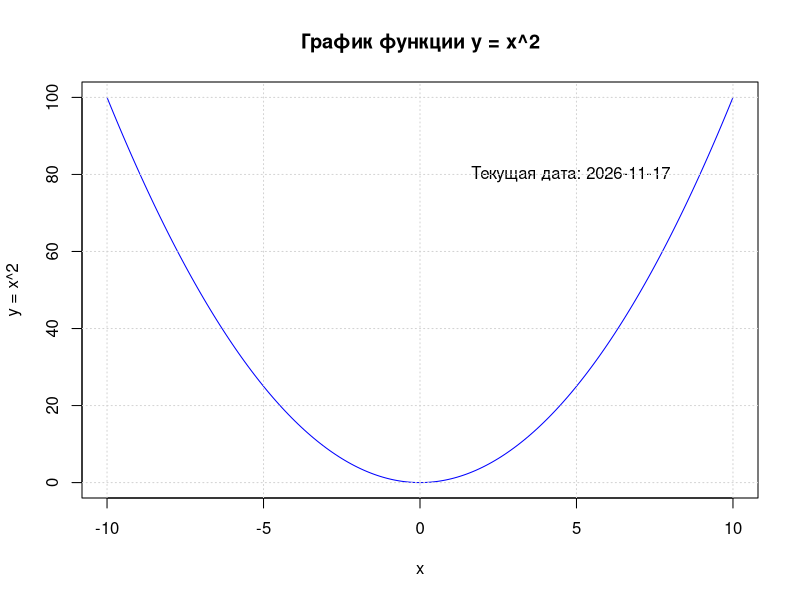

Write R code to recreate this figure. (Note: a time limit stopped this script after it produced the figure.)
#задание 1

# Установка текущей даты
current_date <- Sys.Date()

# Создание диапазона значений x
x <- seq(-10, 10, by = 0.1)

# Вычисление значений функции y = x^2
y <- x^2

# Построение графика функции y = x^2
plot(x, y, type = "l", col = "blue", xlab = "x", ylab = "y = x^2", main = "График функции y = x^2")

# Нанесение текущей даты на график
text(8, 80, paste("Текущая дата:", current_date), adj = 1)

# Добавление сетки
grid()

#задание 2
 ##первое подзадание
# Функция для ввода данных об успеваемости студентов
input_grades <- function() {
  students <- c("Student1", "Student2", "Student3", "Student4")
  subjects <- c("Math", "Physics", "Chemistry")
  grades <- matrix(nrow=length(students), ncol=length(subjects))
  
  for (i in 1:length(students)) {
    for (j in 1:length(subjects)) {
      repeat {
        grade <- as.numeric(readline(paste("Введите оценку для", students[i], "по предмету", subjects[j], ": ")))
        if (!is.na(grade) && grade >= 0 && grade <= 100) {
          grades[i, j] <- grade
          break
        } else {
          cat("Пожалуйста, введите корректную оценку (число от 0 до 100).\n")
        }
      }
    }
  }
  
  colnames(grades) <- subjects
  rownames(grades) <- students
  return(grades)
}

# Ввод данных
grades <- input_grades()

# Выводим данные для проверки
print("Данные об успеваемости студентов:")
print(grades)

# Извлекаем данные успеваемости третьего студента
student3_grades <- grades[3, ]

# Построение круговой диаграммы успеваемости третьего студента
pie(student3_grades, labels = names(student3_grades), main = "Успеваемость третьего студента")

 ##второе подзадание

if ("plotrix" %in% installed.packages() == FALSE) {
  install.packages("plotrix")
}



# Ввод количества студентов и предметов
num_students <- as.integer(readline("Введите количество студентов (до 5): "))
num_subjects <- as.integer(readline("Введите количество предметов (до 25): "))

# Проверка на допустимость введенных значений
if (num_students <= 0 || num_students > 5 || num_subjects <= 0 || num_subjects > 25) {
  cat("Недопустимое количество студентов или предметов. Введите значения от 1 до 5 для студентов и от 1 до 25 для предметов.\n")
  quit(save = "no", status = 1)
}

# Создание списка студентов
students <- paste("Студент", 1:num_students)

# Создание списка дисциплин
subjects <- paste("Предмет", 1:num_subjects)

# Создание матрицы для хранения данных об успеваемости
grades <- matrix(0, nrow = num_students, ncol = num_subjects)

# Ввод данных об успеваемости
for (i in 1:num_students) {
  cat("Введите оценки для", students[i], "\n")
  for (j in 1:num_subjects) {
    grade <- as.numeric(readline(paste("Оценка по", subjects[j], ": ")))
    grades[i, j] <- grade
  }
}

# Вывод данных об успеваемости
print("Данные об успеваемости:")
print(grades)

# Построение круговой диаграммы успеваемости для третьего студента
library(plotrix)  # Подключение библиотеки для построения круговых диаграмм

student_index <- 3  # Индекс третьего студента
grades_student <- grades[student_index, ]
pie(grades_student, labels = subjects, main = paste("Успеваемость", students[student_index]))

#задание 3

# Определяем функцию
f <- function(x) {
  (3*x^2 - 30*x + 74.417) / (x - 5)
}

# Определяем числитель функции
numerator <- function(x) {
  3*x^2 - 30*x + 74.417
}

# Находим корни числителя
numerator_roots <- polyroot(c(74.417, -30, 3))

# Определяем производную функции
f_prime <- function(x) {
  u <- 3*x^2 - 30*x + 74.417
  v <- x - 5
  u_prime <- 6*x - 30
  v_prime <- 1
  (u_prime * v - u * v_prime) / (v^2)
}

# Определяем производную числителя
numerator_prime <- function(x) {
  6*x - 30
}

# Найдем экстремумы функции
# Нам нужно найти корни производной
root_intervals <- function(f_prime, intervals) {
  roots <- c()
  for (interval in intervals) {
    try({
      root <- uniroot(f_prime, interval)$root
      roots <- c(roots, root)
    }, silent = TRUE)
  }
  return(roots)
}

# Интервалы для поиска корней производной
intervals <- list(c(-10, 4), c(6, 20))
extrema <- root_intervals(numerator_prime, intervals)

# Построение графиков
x_vals <- seq(0, 10, length.out = 1000)
y_vals <- f(x_vals)
y_prime_vals <- f_prime(x_vals)

# График функции
plot(x_vals, y_vals, type="l", col="blue", lwd=2, main="График функции f(x)", ylab="f(x)", xlab="x")
abline(h=0, col="red", lty=2)

# График производной функции
plot(x_vals, y_prime_vals, type="l", col="green", lwd=2, main="График производной f'(x)", ylab="f'(x)", xlab="x")
abline(h=0, col="red", lty=2)

# Выводим нули функции
cat("Нули функции (числитель):", numerator_roots, "\n")

# Выводим экстремальные точки (нули производной функции)
cat("Экстремальные точки (нули производной функции):", extrema, "\n")


#задание 4
f <- function(x) {
  x^3 - 18*x^2 + 106.25*x - 205.5
}


f_prime <- function(x) {
  3*x^2 - 36*x + 106.25
}


x <- seq(0, 30, length=100)
y <- seq(-200, 200, length=100)
z <- outer(x, y, function(x, y) f(x))
z_prime <- outer(x, y, function(x, y) f_prime(x))

#построение контуров функции f(x) и производной f'(x)
contour(x, y, z, levels=0, drawlabels=FALSE, xlab='X', ylab='f(x)', main='Contour of f(x)')
contour(x, y, z_prime, levels=0, drawlabels=FALSE, xlab='X', ylab="f'(x)", main='Contour of f\'(x)')



#построение 3D поверхности функции f(x) и производной f'(x)
persp(x, y, z, theta = 30, phi = 30, expand = 0.5, col = 'lightblue', xlab = 'X', ylab = 'Y', zlab = 'f(x)', main = '3D Surface of f(x)')
persp(x, y, z_prime, theta = 30, phi = 30, expand = 0.5, col = 'lightblue', xlab = 'X', ylab = 'Y', zlab = "f'(x)", main = "3D Surface of f'(x)")
#задание 5
plot_elliptical_cylinder <- function() {
  # Ввод параметров пользователем
  a <- as.numeric(readline(prompt = "Введите значение для радиуса a: "))
  b <- as.numeric(readline(prompt = "Введите значение для радиуса b: "))
  height <- as.numeric(readline(prompt = "Введите значение для высоты: "))
  
  # Проверка на корректность введенных данных
  if (is.na(a) || is.na(b) || is.na(height)) {
    cat("Ошибка: Введите числовые значения для радиусов a и b, а также для высоты.\n")
    return(NULL)
  }
  
  # Создаем сетку координат для эллипса
  u <- seq(0, 2 * pi, length.out = 100)
  v <- seq(0, 2 * pi, length.out = 100)
  
  # Вычисляем координаты X, Y и Z для эллиптического цилиндра
  x <- outer(a * cos(u), b * cos(v))
  y <- outer(a * sin(u), b * cos(v))
  z <- outer(rep(height, length(u)), b * sin(v))
  
  # Построение 3D графика эллиптического цилиндра
  persp(x, y, z, theta = 30, phi = 30, expand = 0.5, col = 'lightblue', 
        xlab = 'X', ylab = 'Y', zlab = 'Z', main = '3D Surface of Elliptical Cylinder')
}

# Пример использования функции
plot_elliptical_cylinder()


#задание 6
plot_hyperbolic_cylinder <- function() {
  # Ввод параметров пользователем
  a <- as.numeric(readline(prompt = "Введите значение для параметра a: "))
  b <- as.numeric(readline(prompt = "Введите значение для параметра b: "))
  height <- as.numeric(readline(prompt = "Введите значение для высоты: "))
  
  # Проверка на корректность введенных данных
  if (is.na(a) || is.na(b) || is.na(height)) {
    cat("Ошибка: Введите числовые значения для параметров a, b и высоты.\n")
    return(NULL)
  }
  
  # Создаем сетку координат для гиперболы
  u <- seq(-pi, pi, length.out = 100)
  v <- seq(-pi, pi, length.out = 100)
  
  # Вычисляем координаты X, Y и Z для гиперболического цилиндра
  x <- outer(a * cosh(u), b * sinh(v))
  y <- outer(a * sinh(u), b * cosh(v))
  z <- outer(rep(height, length(u)), v)
  
  # Построение 3D графика гиперболического цилиндра
  persp(x, y, z, theta = 30, phi = 30, expand = 0.5, col = 'lightblue', 
        xlab = 'X', ylab = 'Y', zlab = 'Z', main = '3D Surface of Hyperbolic Cylinder')
}

# Пример использования функции
plot_hyperbolic_cylinder()

#задание 7
# Определяем функцию для построения гиперболоида
plot_hyperboloid <- function(a, b, c) {
  # Определяем сетку значений для x и y
  x <- seq(-2 * a, 2 * a, length.out = 100)
  y <- seq(-2 * b, 2 * b, length.out = 100)
  
  # Создаем массивы для хранения значений z
  z_pos <- matrix(NA, nrow = length(x), ncol = length(y))
  z_neg <- matrix(NA, nrow = length(x), ncol = length(y))
  
  # Вычисляем значения z для верхней и нижней частей гиперболоида
  for (i in 1:length(x)) {
    for (j in 1:length(y)) {
      value <- (x[i]^2 / a^2 + y[j]^2 / b^2 - 1)
      if (value >= 0) {
        z_pos[i, j] <- sqrt(value * c^2)
        z_neg[i, j] <- -sqrt(value * c^2)
      }
    }
  }
  
  # Убираем NA значения и заменяем их на 0 для корректного отображения
  z_pos[is.na(z_pos)] <- 0
  z_neg[is.na(z_neg)] <- 0
  
  # Построение 3D графика гиперболоида
  persp(x, y, z_pos, theta = 30, phi = 30, expand = 0.5, col = 'lightblue', xlab = "X", ylab = "Y", zlab = "Z", main = "Однополостный гиперболоид (верхняя часть)")
  
  # Открытие нового окна графика для нижней части гиперболоида
  dev.new()
  persp(x, y, z_neg, theta = 30, phi = 30, expand = 0.5, col = 'lightblue', xlab = "X", ylab = "Y", zlab = "Z", main = "Однополостный гиперболоид (нижняя часть)")
}

# Ввод параметров пользователем
a <- as.numeric(readline(prompt = "Введите параметр a: "))
b <- as.numeric(readline(prompt = "Введите параметр b: "))
c <- as.numeric(readline(prompt = "Введите параметр c: "))

# Проверка на корректность введенных данных
if (is.na(a) || is.na(b) || is.na(c)) {
  cat("Ошибка: Введите числовые значения для параметров a, b и c.\n")
} else {
  # Построение гиперболоида с введенными параметрами
  plot_hyperboloid(a, b, c)
}
#задание 8
# Ввод параметров пользователем
R <- as.numeric(readline(prompt = "Введите значение для R: "))
r <- as.numeric(readline(prompt = "Введите значение для r: "))

# Проверка на корректность введенных данных
if (is.na(R) || is.na(r)) {
  cat("Ошибка: Введите числовые значения для параметров R и r.\n")
} else {
  # Создаем сетку координат для параметрического построения тора
  u <- seq(0, 2 * pi, length.out = 100)
  v <- seq(0, 2 * pi, length.out = 100)
  
  # Вычисляем координаты X, Y и Z для тора
  x <- outer(cos(u), (R + r * cos(v)))
  y <- outer(sin(u), (R + r * cos(v)))
  z <- outer(rep(1, length(u)), r * sin(v))
  
  # Построение 3D графика тора
  persp(x, y, z, theta = 30, phi = 30, expand = 0.5, col = 'lightblue', 
        xlab = 'X', ylab = 'Y', zlab = 'Z', main = '3D Surface of Torus')
}
